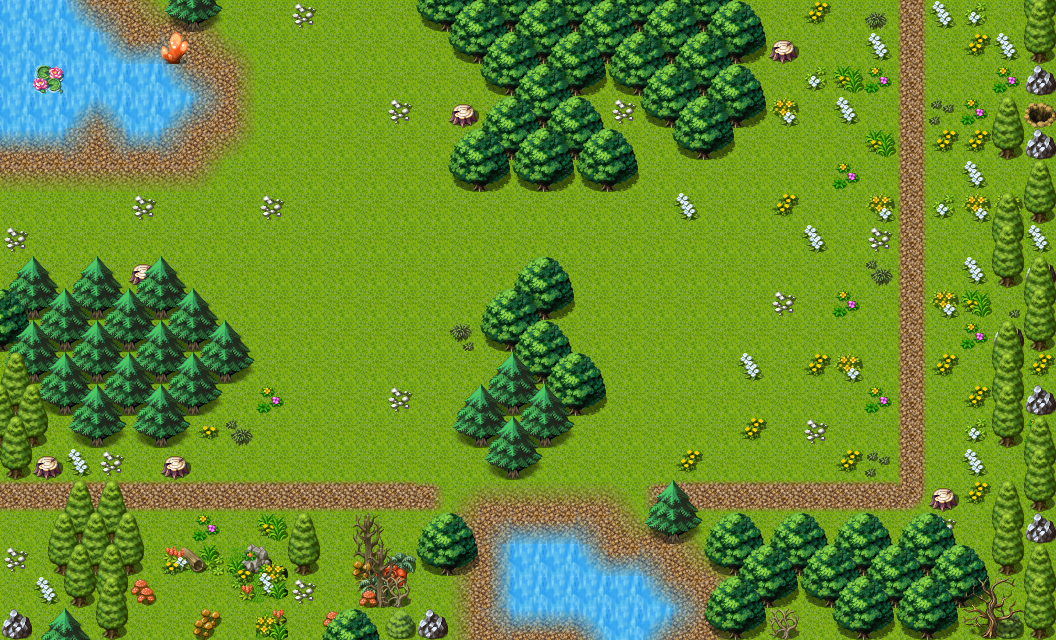

This is a level from a 2D game, rendered from its Tiled map with the project's own tilesets. A one-line summary and the map file follow, with tile-layer data summarised:
An orthogonal 33x20 tile map with 32x32 px tiles, 4 tile layers (Ground, Objects, Above, Top), 1 hidden layer not drawn, 60 tilesets and 10 objects (8x spawn, 2x mapchange).

<map version="1.8" tiledversion="1.8.4" orientation="orthogonal" renderorder="right-down" width="33" height="20" tilewidth="32" tileheight="32" infinite="0" nextlayerid="10" nextobjectid="11">
 <properties>
  <property name="outdoors" value="1" />
 </properties>
 <tileset firstgid="1" name="map_bed_1" tilewidth="32" tileheight="32" tilecount="128" columns="16">
  <image source="../drawable/map_bed_1.png" width="512" height="256" />
 </tileset>
 <tileset firstgid="129" name="map_border_1" tilewidth="32" tileheight="32" tilecount="128" columns="16">
  <image source="../drawable/map_border_1.png" width="512" height="256" />
 </tileset>
 <tileset firstgid="257" name="map_bridge_1" tilewidth="32" tileheight="32" tilecount="128" columns="16">
  <image source="../drawable/map_bridge_1.png" width="512" height="256" />
 </tileset>
 <tileset firstgid="385" name="map_bridge_2" tilewidth="32" tileheight="32" tilecount="128" columns="16">
  <image source="../drawable/map_bridge_2.png" width="512" height="256" />
 </tileset>
 <tileset firstgid="513" name="map_broken_1" tilewidth="32" tileheight="32" tilecount="128" columns="16">
  <image source="../drawable/map_broken_1.png" width="512" height="256" />
 </tileset>
 <tileset firstgid="641" name="map_cavewall_1" tilewidth="32" tileheight="32" tilecount="108" columns="18">
  <image source="../drawable/map_cavewall_1.png" width="576" height="192" />
 </tileset>
 <tileset firstgid="749" name="map_cavewall_2" tilewidth="32" tileheight="32" tilecount="108" columns="18">
  <image source="../drawable/map_cavewall_2.png" width="576" height="192" />
 </tileset>
 <tileset firstgid="857" name="map_cavewall_3" tilewidth="32" tileheight="32" tilecount="108" columns="18">
  <image source="../drawable/map_cavewall_3.png" width="576" height="192" />
 </tileset>
 <tileset firstgid="965" name="map_cavewall_4" tilewidth="32" tileheight="32" tilecount="108" columns="18">
  <image source="../drawable/map_cavewall_4.png" width="576" height="192" />
 </tileset>
 <tileset firstgid="1073" name="map_chair_table_1" tilewidth="32" tileheight="32" tilecount="128" columns="16">
  <image source="../drawable/map_chair_table_1.png" width="512" height="256" />
 </tileset>
 <tileset firstgid="1201" name="map_chair_table_2" tilewidth="32" tileheight="32" tilecount="128" columns="16">
  <image source="../drawable/map_chair_table_2.png" width="512" height="256" />
 </tileset>
 <tileset firstgid="1329" name="map_crate_1" tilewidth="32" tileheight="32" tilecount="128" columns="16">
  <image source="../drawable/map_crate_1.png" width="512" height="256" />
 </tileset>
 <tileset firstgid="1457" name="map_cupboard_1" tilewidth="32" tileheight="32" tilecount="128" columns="16">
  <image source="../drawable/map_cupboard_1.png" width="512" height="256" />
 </tileset>
 <tileset firstgid="1585" name="map_curtain_1" tilewidth="32" tileheight="32" tilecount="128" columns="16">
  <image source="../drawable/map_curtain_1.png" width="512" height="256" />
 </tileset>
 <tileset firstgid="1713" name="map_entrance_1" tilewidth="32" tileheight="32" tilecount="128" columns="16">
  <image source="../drawable/map_entrance_1.png" width="512" height="256" />
 </tileset>
 <tileset firstgid="1841" name="map_entrance_2" tilewidth="32" tileheight="32" tilecount="128" columns="16">
  <image source="../drawable/map_entrance_2.png" width="512" height="256" />
 </tileset>
 <tileset firstgid="1969" name="map_fence_1" tilewidth="32" tileheight="32" tilecount="128" columns="16">
  <image source="../drawable/map_fence_1.png" width="512" height="256" />
 </tileset>
 <tileset firstgid="2097" name="map_fence_2" tilewidth="32" tileheight="32" tilecount="128" columns="16">
  <image source="../drawable/map_fence_2.png" width="512" height="256" />
 </tileset>
 <tileset firstgid="2225" name="map_fence_3" tilewidth="32" tileheight="32" tilecount="128" columns="16">
  <image source="../drawable/map_fence_3.png" width="512" height="256" />
 </tileset>
 <tileset firstgid="2353" name="map_fence_4" tilewidth="32" tileheight="32" tilecount="128" columns="16">
  <image source="../drawable/map_fence_4.png" width="512" height="256" />
 </tileset>
 <tileset firstgid="2481" name="map_ground_1" tilewidth="32" tileheight="32" tilecount="128" columns="16">
  <image source="../drawable/map_ground_1.png" width="512" height="256" />
 </tileset>
 <tileset firstgid="2609" name="map_ground_2" tilewidth="32" tileheight="32" tilecount="128" columns="16">
  <image source="../drawable/map_ground_2.png" width="512" height="256" />
 </tileset>
 <tileset firstgid="2737" name="map_ground_3" tilewidth="32" tileheight="32" tilecount="128" columns="16">
  <image source="../drawable/map_ground_3.png" width="512" height="256" />
 </tileset>
 <tileset firstgid="2865" name="map_ground_4" tilewidth="32" tileheight="32" tilecount="128" columns="16">
  <image source="../drawable/map_ground_4.png" width="512" height="256" />
 </tileset>
 <tileset firstgid="2993" name="map_ground_5" tilewidth="32" tileheight="32" tilecount="128" columns="16">
  <image source="../drawable/map_ground_5.png" width="512" height="256" />
 </tileset>
 <tileset firstgid="3121" name="map_ground_6" tilewidth="32" tileheight="32" tilecount="128" columns="16">
  <image source="../drawable/map_ground_6.png" width="512" height="256" />
 </tileset>
 <tileset firstgid="3249" name="map_ground_7" tilewidth="32" tileheight="32" tilecount="128" columns="16">
  <image source="../drawable/map_ground_7.png" width="512" height="256" />
 </tileset>
 <tileset firstgid="3377" name="map_ground_8" tilewidth="32" tileheight="32" tilecount="128" columns="16">
  <image source="../drawable/map_ground_8.png" width="512" height="256" />
 </tileset>
 <tileset firstgid="3505" name="map_house_1" tilewidth="32" tileheight="32" tilecount="128" columns="16">
  <image source="../drawable/map_house_1.png" width="512" height="256" />
 </tileset>
 <tileset firstgid="3633" name="map_house_2" tilewidth="32" tileheight="32" tilecount="128" columns="16">
  <image source="../drawable/map_house_2.png" width="512" height="256" />
 </tileset>
 <tileset firstgid="3761" name="map_indoor_1" tilewidth="32" tileheight="32" tilecount="128" columns="16">
  <image source="../drawable/map_indoor_1.png" width="512" height="256" />
 </tileset>
 <tileset firstgid="3889" name="map_indoor_2" tilewidth="32" tileheight="32" tilecount="128" columns="16">
  <image source="../drawable/map_indoor_2.png" width="512" height="256" />
 </tileset>
 <tileset firstgid="4017" name="map_kitchen_1" tilewidth="32" tileheight="32" tilecount="128" columns="16">
  <image source="../drawable/map_kitchen_1.png" width="512" height="256" />
 </tileset>
 <tileset firstgid="4145" name="map_outdoor_1" tilewidth="32" tileheight="32" tilecount="128" columns="16">
  <image source="../drawable/map_outdoor_1.png" width="512" height="256" />
 </tileset>
 <tileset firstgid="4273" name="map_pillar_1" tilewidth="32" tileheight="32" tilecount="128" columns="16">
  <image source="../drawable/map_pillar_1.png" width="512" height="256" />
 </tileset>
 <tileset firstgid="4401" name="map_pillar_2" tilewidth="32" tileheight="32" tilecount="128" columns="16">
  <image source="../drawable/map_pillar_2.png" width="512" height="256" />
 </tileset>
 <tileset firstgid="4529" name="map_plant_1" tilewidth="32" tileheight="32" tilecount="128" columns="16">
  <image source="../drawable/map_plant_1.png" width="512" height="256" />
 </tileset>
 <tileset firstgid="4657" name="map_plant_2" tilewidth="32" tileheight="32" tilecount="128" columns="16">
  <image source="../drawable/map_plant_2.png" width="512" height="256" />
 </tileset>
 <tileset firstgid="4785" name="map_rock_1" tilewidth="32" tileheight="32" tilecount="128" columns="16">
  <image source="../drawable/map_rock_1.png" width="512" height="256" />
 </tileset>
 <tileset firstgid="4913" name="map_rock_2" tilewidth="32" tileheight="32" tilecount="128" columns="16">
  <image source="../drawable/map_rock_2.png" width="512" height="256" />
 </tileset>
 <tileset firstgid="5041" name="map_roof_1" tilewidth="32" tileheight="32" tilecount="128" columns="16">
  <image source="../drawable/map_roof_1.png" width="512" height="256" />
 </tileset>
 <tileset firstgid="5169" name="map_roof_2" tilewidth="32" tileheight="32" tilecount="128" columns="16">
  <image source="../drawable/map_roof_2.png" width="512" height="256" />
 </tileset>
 <tileset firstgid="5297" name="map_roof_3" tilewidth="32" tileheight="32" tilecount="128" columns="16">
  <image source="../drawable/map_roof_3.png" width="512" height="256" />
 </tileset>
 <tileset firstgid="5425" name="map_shop_1" tilewidth="32" tileheight="32" tilecount="128" columns="16">
  <image source="../drawable/map_shop_1.png" width="512" height="256" />
 </tileset>
 <tileset firstgid="5553" name="map_sign_ladder_1" tilewidth="32" tileheight="32" tilecount="128" columns="16">
  <image source="../drawable/map_sign_ladder_1.png" width="512" height="256" />
 </tileset>
 <tileset firstgid="5681" name="map_table_1" tilewidth="32" tileheight="32" tilecount="128" columns="16">
  <image source="../drawable/map_table_1.png" width="512" height="256" />
 </tileset>
 <tileset firstgid="5809" name="map_trail_1" tilewidth="32" tileheight="32" tilecount="128" columns="16">
  <image source="../drawable/map_trail_1.png" width="512" height="256" />
 </tileset>
 <tileset firstgid="5937" name="map_transition_1" tilewidth="32" tileheight="32" tilecount="128" columns="16">
  <image source="../drawable/map_transition_1.png" width="512" height="256" />
 </tileset>
 <tileset firstgid="6065" name="map_transition_2" tilewidth="32" tileheight="32" tilecount="128" columns="16">
  <image source="../drawable/map_transition_2.png" width="512" height="256" />
 </tileset>
 <tileset firstgid="6193" name="map_transition_3" tilewidth="32" tileheight="32" tilecount="128" columns="16">
  <image source="../drawable/map_transition_3.png" width="512" height="256" />
 </tileset>
 <tileset firstgid="6321" name="map_transition_4" tilewidth="32" tileheight="32" tilecount="128" columns="16">
  <image source="../drawable/map_transition_4.png" width="512" height="256" />
 </tileset>
 <tileset firstgid="6449" name="map_transition_5" tilewidth="32" tileheight="32" tilecount="128" columns="16">
  <image source="../drawable/map_transition_5.png" width="512" height="256" />
 </tileset>
 <tileset firstgid="6577" name="map_tree_1" tilewidth="32" tileheight="32" tilecount="128" columns="16">
  <image source="../drawable/map_tree_1.png" width="512" height="256" />
 </tileset>
 <tileset firstgid="6705" name="map_tree_2" tilewidth="32" tileheight="32" tilecount="128" columns="16">
  <image source="../drawable/map_tree_2.png" width="512" height="256" />
 </tileset>
 <tileset firstgid="6833" name="map_wall_1" tilewidth="32" tileheight="32" tilecount="128" columns="16">
  <image source="../drawable/map_wall_1.png" width="512" height="256" />
 </tileset>
 <tileset firstgid="6961" name="map_wall_2" tilewidth="32" tileheight="32" tilecount="120" columns="15">
  <image source="../drawable/map_wall_2.png" width="480" height="256" />
 </tileset>
 <tileset firstgid="7081" name="map_wall_3" tilewidth="32" tileheight="32" tilecount="120" columns="15">
  <image source="../drawable/map_wall_3.png" width="480" height="256" />
 </tileset>
 <tileset firstgid="7201" name="map_wall_4" tilewidth="32" tileheight="32" tilecount="120" columns="15">
  <image source="../drawable/map_wall_4.png" width="480" height="256" />
 </tileset>
 <tileset firstgid="7321" name="map_window_1" tilewidth="32" tileheight="32" tilecount="128" columns="16">
  <image source="../drawable/map_window_1.png" width="512" height="256" />
 </tileset>
 <tileset firstgid="7449" name="map_window_2" tilewidth="32" tileheight="32" tilecount="128" columns="16">
  <image source="../drawable/map_window_2.png" width="512" height="256" />
 </tileset>
 <layer id="1" name="Ground" width="33" height="20">
  <data>[660 cells, 660 non-empty, 2 distinct tile ids]</data>
 </layer>
 <layer id="2" name="Objects" width="33" height="20">
  <data>[660 cells, 356 non-empty, 63 distinct tile ids]</data>
 </layer>
 <layer id="3" name="Above" width="33" height="20">
  <data>[660 cells, 117 non-empty, 16 distinct tile ids]</data>
 </layer>
 <layer id="4" name="Top" width="33" height="20">
  <data>[660 cells, 0 non-empty, 0 distinct tile ids]</data>
 </layer>
 <layer id="5" name="Walkable" width="33" height="20" visible="0">
  <data>[660 cells, 232 non-empty, 1 distinct tile ids]</data>
 </layer>
 <objectgroup id="6" name="Mapevents">
  <object id="1" name="north" type="mapchange" x="224" y="0" width="800" height="32">
   <properties>
    <property name="map" value="way_to_sullengard_east11" />
    <property name="place" value="south" />
   </properties>
  </object>
  <object id="2" name="west" type="mapchange" x="0" y="160" width="32" height="448">
   <properties>
    <property name="map" value="way_to_sullengard_pond_road" />
    <property name="place" value="east" />
   </properties>
  </object>
 </objectgroup>
 <objectgroup id="7" name="Spawn">
  <object id="3" name="sullengard_snapper1" type="spawn" x="64" y="160" width="128" height="32">
   <properties>
    <property name="quantity" value="2" />
    <property name="spawngroup" value="sullengard_snapper" />
   </properties>
  </object>
  <object id="4" name="sullengard_snapper2" type="spawn" x="224" y="64" width="32" height="96">
   <properties>
    <property name="quantity" value="2" />
    <property name="spawngroup" value="sullengard_snapper" />
   </properties>
  </object>
  <object id="5" name="poisonous_jitterfly_spawn1" type="spawn" x="544" y="192" width="256" height="128">
   <properties>
    <property name="quantity" value="3" />
    <property name="spawngroup" value="poisonous_jitterfly" />
   </properties>
  </object>
  <object id="6" name="poisonous_jitterfly_spawn2" type="spawn" x="832" y="64" width="128" height="256">
   <properties>
    <property name="quantity" value="3" />
    <property name="spawngroup" value="poisonous_jitterfly" />
   </properties>
  </object>
  <object id="7" name="preabola_fly_spawn1" type="spawn" x="736" y="352" width="256" height="160">
   <properties>
    <property name="quantity" value="3" />
    <property name="spawngroup" value="preabola_fly" />
   </properties>
  </object>
  <object id="8" name="sullengard_venom_snake_spawn" type="spawn" x="64" y="480" width="352" height="64">
   <properties>
    <property name="quantity" value="2" />
    <property name="spawngroup" value="sullengard_venom_snake" />
   </properties>
  </object>
  <object id="9" name="sullengard_venom_snake_spawn2" type="spawn" x="64" y="192" width="32" height="96">
   <properties>
    <property name="spawngroup" value="sullengard_venom_snake" />
   </properties>
  </object>
  <object id="10" name="sullengard_venom_snake_spawn3" type="spawn" x="224" y="64" width="256" height="32">
   <properties>
    <property name="quantity" value="2" />
    <property name="spawngroup" value="sullengard_venom_snake" />
   </properties>
  </object>
 </objectgroup>
 <objectgroup id="8" name="Keys" />
 <objectgroup id="9" name="Replace" />
</map>
